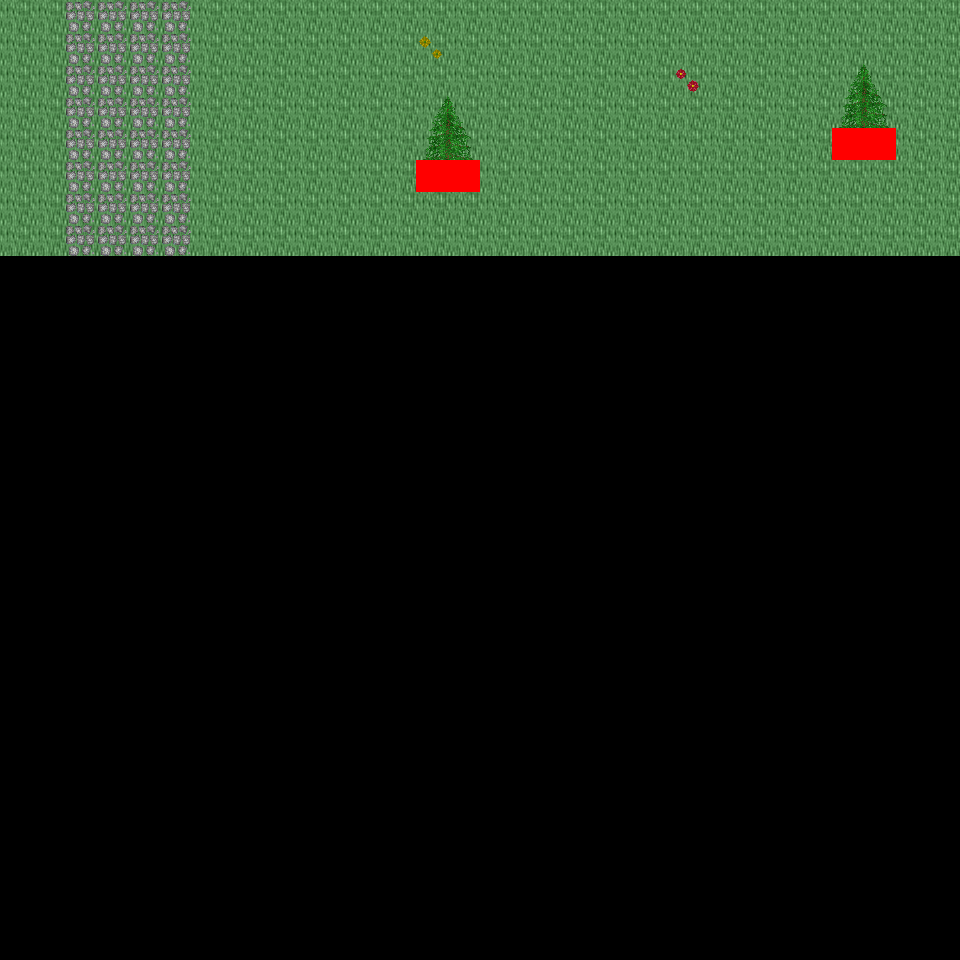

The image is a tile-based game level rendered from a .tmx file. Its description and source (layers, tilesets, objects; grid data summarised) follow:
An orthogonal 30x30 tile map with 32x32 px tiles, 6 tile layers (Ground, Object, Object2, Above, ...), 42 tilesets and 3 objects (3x mapExit).

<map version="1.0" orientation="orthogonal" renderorder="right-down" width="30" height="30" tilewidth="32" tileheight="32" nextobjectid="4">
  <tileset firstgid="1" name="tileset_logic_collision" tilewidth="32" tileheight="32" tilecount="1" columns="1">
    <image source="../drawable/tileset_logic_collision.png" width="32" height="32" />
  </tileset>
  <tileset firstgid="2" name="tileset_building_decoration_orbpedestal" tilewidth="32" tileheight="32" tilecount="2" columns="1">
    <image source="../drawable/tileset_building_decoration_orbpedestal.png" width="32" height="64" />
  </tileset>
  <tileset firstgid="4" name="tileset_building_decoration_block" tilewidth="32" tileheight="32" tilecount="2" columns="2">
    <image source="../drawable/tileset_building_decoration_block.png" width="64" height="32" />
  </tileset>
  <tileset firstgid="6" name="tileset_building_decoration_chimney" tilewidth="32" tileheight="32" tilecount="2" columns="1">
    <image source="../drawable/tileset_building_decoration_chimney.png" width="32" height="64" />
  </tileset>
  <tileset firstgid="8" name="tileset_building_fence_fence_chunky" tilewidth="32" tileheight="32" tilecount="21" columns="3">
    <image source="../drawable/tileset_building_fence_fence_chunky.png" width="96" height="224" />
  </tileset>
  <tileset firstgid="29" name="tileset_ground_cobbled_paving" tilewidth="32" tileheight="32" tilecount="1" columns="1">
    <image source="../drawable/tileset_ground_cobbled_paving.png" width="32" height="32" />
  </tileset>
  <tileset firstgid="30" name="tileset_ground_gravel" tilewidth="32" tileheight="32" tilecount="1" columns="1">
    <image source="../drawable/tileset_ground_gravel.png" width="32" height="32" />
  </tileset>
  <tileset firstgid="31" name="tileset_ground_stone_floors" tilewidth="32" tileheight="32" tilecount="6" columns="3">
    <image source="../drawable/tileset_ground_stone_floors.png" width="96" height="64" />
  </tileset>
  <tileset firstgid="37" name="tileset_ground_ground" tilewidth="32" tileheight="32" tilecount="33" columns="3">
    <image source="../drawable/tileset_ground_ground.png" width="96" height="352" />
  </tileset>
  <tileset firstgid="70" name="tileset_plant_bush_hedge" tilewidth="32" tileheight="32" tilecount="35" columns="5">
    <image source="../drawable/tileset_plant_bush_hedge.png" width="160" height="224" />
  </tileset>
  <tileset firstgid="105" name="tileset_plant_bush_various_small" tilewidth="32" tileheight="32" tilecount="9" columns="3">
    <image source="../drawable/tileset_plant_bush_various_small.png" width="96" height="96" />
  </tileset>
  <tileset firstgid="114" name="tileset_plant_flower_daisy_blue" tilewidth="32" tileheight="32" tilecount="8" columns="2">
    <image source="../drawable/tileset_plant_flower_daisy_blue.png" width="64" height="128" />
  </tileset>
  <tileset firstgid="122" name="tileset_plant_flower_daisy_red" tilewidth="32" tileheight="32" tilecount="8" columns="2">
    <image source="../drawable/tileset_plant_flower_daisy_red.png" width="64" height="128" />
  </tileset>
  <tileset firstgid="130" name="tileset_plant_flower_daisy_white" tilewidth="32" tileheight="32" tilecount="8" columns="2">
    <image source="../drawable/tileset_plant_flower_daisy_white.png" width="64" height="128" />
  </tileset>
  <tileset firstgid="138" name="tileset_plant_flower_daisy_yellow" tilewidth="32" tileheight="32" tilecount="8" columns="2">
    <image source="../drawable/tileset_plant_flower_daisy_yellow.png" width="64" height="128" />
  </tileset>
  <tileset firstgid="146" name="tileset_plant_vine_plait" tilewidth="32" tileheight="32" tilecount="9" columns="3">
    <image source="../drawable/tileset_plant_vine_plait.png" width="96" height="96" />
  </tileset>
  <tileset firstgid="155" name="tileset_furniture_light_iron_lamp" tilewidth="32" tileheight="32" tilecount="3" columns="1">
    <image source="../drawable/tileset_furniture_light_iron_lamp.png" width="32" height="96" />
  </tileset>
  <tileset firstgid="158" name="tileset_furniture_light_flames" tilewidth="32" tileheight="32" tilecount="6" columns="6">
    <image source="../drawable/tileset_furniture_light_flames.png" width="192" height="32" />
  </tileset>
  <tileset firstgid="164" name="tileset_ground_grass_corners" tilewidth="32" tileheight="32" tilecount="24" columns="6">
    <image source="../drawable/tileset_ground_grass_corners.png" width="192" height="128" />
  </tileset>
  <tileset firstgid="188" name="tileset_ground_grass_edges" tilewidth="32" tileheight="32" tilecount="36" columns="12">
    <image source="../drawable/tileset_ground_grass_edges.png" width="384" height="96" />
  </tileset>
  <tileset firstgid="224" name="tileset_plant_tree_tree_golden_large" tilewidth="32" tileheight="32" tilecount="24" columns="4">
    <image source="../drawable/tileset_plant_tree_tree_golden_large.png" width="128" height="192" />
  </tileset>
  <tileset firstgid="248" name="tileset_ground_water_dungeon_water" tilewidth="32" tileheight="32" tilecount="30" columns="3">
    <image source="../drawable/tileset_ground_water_dungeon_water.png" width="96" height="320" />
  </tileset>
  <tileset firstgid="278" name="tileset_plant_indoor_pot_plant_1" tilewidth="32" tileheight="32" tilecount="12" columns="6">
    <image source="../drawable/tileset_plant_indoor_pot_plant_1.png" width="192" height="64" />
  </tileset>
  <tileset firstgid="290" name="tileset_logic_creature_human_imperial" tilewidth="32" tileheight="32" tilecount="16" columns="8">
    <image source="../drawable/tileset_logic_creature_human_imperial.png" width="256" height="64" />
  </tileset>
  <tileset firstgid="306" name="tileset_item_statue_metal_and_stone" tilewidth="32" tileheight="32" tilecount="6" columns="3">
    <image source="../drawable/tileset_item_statue_metal_and_stone.png" width="96" height="64" />
  </tileset>
  <tileset firstgid="312" name="tileset_item_statue_grey_stone" tilewidth="32" tileheight="32" tilecount="4" columns="2">
    <image source="../drawable/tileset_item_statue_grey_stone.png" width="64" height="64" />
  </tileset>
  <tileset firstgid="316" name="tileset_building_castle" tilewidth="32" tileheight="32" tilecount="320" columns="20">
    <image source="../drawable/tileset_building_castle.png" width="640" height="512" />
  </tileset>
  <tileset firstgid="636" name="tileset_building_church" tilewidth="32" tileheight="32" tilecount="56" columns="8">
    <image source="../drawable/tileset_building_church.png" width="256" height="224" />
  </tileset>
  <tileset firstgid="692" name="tileset_item_pot_pot_golden" tilewidth="32" tileheight="32" tilecount="4" columns="4">
    <image source="../drawable/tileset_item_pot_pot_golden.png" width="128" height="32" />
  </tileset>
  <tileset firstgid="696" name="tileset_furniture_table_bench" tilewidth="32" tileheight="32" tilecount="3" columns="3">
    <image source="../drawable/tileset_furniture_table_bench.png" width="96" height="32" />
  </tileset>
  <tileset firstgid="699" name="tileset_item_statue_green_stone" tilewidth="32" tileheight="32" tilecount="12" columns="4">
    <image source="../drawable/tileset_item_statue_green_stone.png" width="128" height="96" />
  </tileset>
  <tileset firstgid="711" name="tileset_item_statue_green_stone_2" tilewidth="32" tileheight="32" tilecount="6" columns="2">
    <image source="../drawable/tileset_item_statue_green_stone_2.png" width="64" height="96" />
  </tileset>
  <tileset firstgid="717" name="tileset_plant_bush_hosta" tilewidth="32" tileheight="32" tilecount="9" columns="3">
    <image source="../drawable/tileset_plant_bush_hosta.png" width="96" height="96" />
  </tileset>
  <tileset firstgid="726" name="tileset_plant_tree_tree_green" tilewidth="32" tileheight="32" tilecount="88" columns="8">
    <image source="../drawable/tileset_plant_tree_tree_green.png" width="256" height="352" />
  </tileset>
  <tileset firstgid="814" name="tileset_item_banners_flag" tilewidth="32" tileheight="32" tilecount="12" columns="3">
    <image source="../drawable/tileset_item_banners_flag.png" width="96" height="128" />
  </tileset>
  <tileset firstgid="826" name="tileset_furniture_table_long_front_on" tilewidth="32" tileheight="32" tilecount="3" columns="1">
    <image source="../drawable/tileset_furniture_table_long_front_on.png" width="32" height="96" />
  </tileset>
  <tileset firstgid="829" name="tileset_item_flagpole" tilewidth="32" tileheight="32" tilecount="3" columns="1">
    <image source="../drawable/tileset_item_flagpole.png" width="32" height="96" />
  </tileset>
  <tileset firstgid="832" name="tileset_logic_portal" tilewidth="32" tileheight="32" tilecount="24" columns="8">
    <image source="../drawable/tileset_logic_portal.png" width="256" height="96" />
  </tileset>
  <tileset firstgid="856" name="tileset_logic_creature_animal" tilewidth="32" tileheight="32" tilecount="32" columns="8">
    <image source="../drawable/tileset_logic_creature_animal.png" width="256" height="128" />
  </tileset>
  <tileset firstgid="888" name="tileset_plant_tree_spruce" tilewidth="32" tileheight="32" tilecount="6" columns="2">
    <image source="../drawable/tileset_plant_tree_spruce.png" width="64" height="96" />
  </tileset>
  <tileset firstgid="894" name="tileset_light_light_5x5" tilewidth="32" tileheight="32" tilecount="25" columns="5">
    <image source="../drawable/tileset_light_light_5x5.png" width="160" height="160" />
  </tileset>
  <tileset firstgid="919" name="tileset_plant_stump_stump_brown" tilewidth="32" tileheight="32" tilecount="4" columns="2">
    <image source="../drawable/tileset_plant_stump_stump_brown.png" width="64" height="64" />
  </tileset>
  <layer name="Ground" width="30" height="30">
    <data>[900 cells, 240 non-empty, 1 distinct tile ids]</data>
  </layer>
  <layer name="Object" width="30" height="30">
    <data>[900 cells, 38 non-empty, 5 distinct tile ids]</data>
  </layer>
  <layer name="Object2" width="30" height="30">
    <data>[900 cells, 0 non-empty, 0 distinct tile ids]</data>
  </layer>
  <layer name="Above" width="30" height="30">
    <data>[900 cells, 8 non-empty, 4 distinct tile ids]</data>
  </layer>
  <layer name="Above2" width="30" height="30">
    <data>[900 cells, 0 non-empty, 0 distinct tile ids]</data>
  </layer>
  <layer name="Walkable" width="30" height="30">
    <data>[900 cells, 4 non-empty, 1 distinct tile ids]</data>
  </layer>
  <objectgroup name="MapEvents">
    <object id="1" name="north" type="mapExit" x="0" y="0" width="960" height="32">
      <properties>
        <property name="map" value="level_0_x70_y131" />
        <property name="x" value="0" />
        <property name="y" value="28" />
      </properties>
    </object>
    <object id="2" name="west" type="mapExit" x="0" y="0" width="32" height="960">
      <properties>
        <property name="map" value="level_0_x69_y132" />
        <property name="x" value="28" />
        <property name="y" value="0" />
      </properties>
    </object>
    <object id="3" name="east" type="mapExit" x="928" y="0" width="32" height="960">
      <properties>
        <property name="map" value="level_0_x71_y132" />
        <property name="x" value="1" />
        <property name="y" value="0" />
      </properties>
    </object>
  </objectgroup>
</map>
